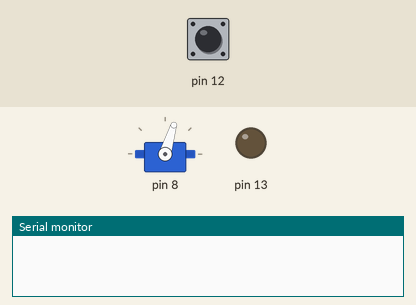
Recording of a sketch running on a simulated Arduino Uno, built with avr-gcc and run on an emulated ATmega328P. On the bench: servo, output pins drawn as LEDs (lit = HIGH), the last lines printed to the serial monitor. Inputs (shaded band) come from the test bench; at power-on: pin 12 HIGH.

Above: at 1.2 s.
1.3 s: pin 12 pulled LOW for 0.15 s
At 1.7 s:
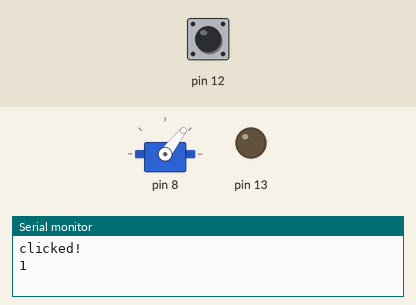
4.4 s: pin 12 pulled LOW for 1 s
At 4.81 s:
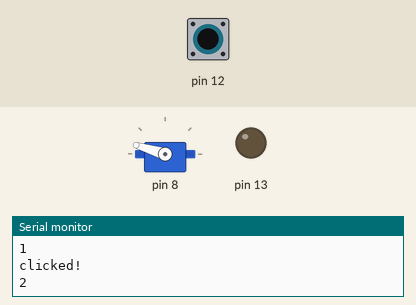
Timing chart, 0 to 13.4 s (numbered marks = the images above; inputs shaded):
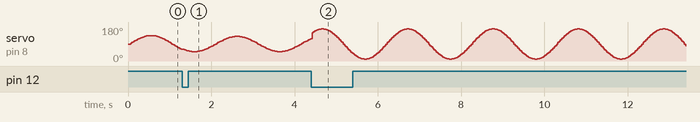

The sketch:

Unimod_test1.ino
```cpp
// (licence header left out)
#include <Servo.h>
#include <Oscillator.h>
#include "skymega.h"

const int T0 = 2000;
const int T1 = 1000;

//-- Sequence of movement for unimod
const int A[] = {0,  40, 80,  40,  40,  40,  40};
const int O[] = {0,  0,   0,   0,   0,   0,  40};
const int T[] = {T0, T0, T0,  T0,   T1, T0,  T0};

//-- Number of elements in the sequence
int seq_size = sizeof(A)/sizeof(int);
int seq = 0;  //-- Sequence counter

//-- Declare an oscillator
Oscillator osc;

void setup()
{
  //-- Attach the oscillator to the servo
  //-- For arduino, you can use the pin number instead of SERVO2 (for example 8)
  osc.attach(SERVO2);

  // The led is an output
  pinMode(LED, OUTPUT);

  //-- The button is an input
  pinMode(BUTTON, INPUT);
  //-- Activate the button pull-up resistor
  digitalWrite(BUTTON, HIGH);

  //-- Serial port is used for debuging
  Serial.begin(9600);

}

//-- This function returns true when the test button
//-- is pressed
bool button_clicked()
{

  static int button=1;
  static int oldbutton=1;

  //-- Save the previous button state
  oldbutton=button;

  // read the button
  button = digitalRead(BUTTON);

  //-- Detect a change in the button
  if (button!=oldbutton) {
    delay(20); //-- for debouncing
    if (button==PRESSED)
      return true;
  }

  return false;
}

//-- This function returns true when the time "time"
//-- has passed since the last call
bool timeout(long time)
{
  static long previousMillis = 0;
  static long currentMillis;

  //-- Read current time
  currentMillis = millis();

  //-- Check if the timeout has passed
  if(currentMillis - previousMillis > time) {
    previousMillis = currentMillis;

    return true;
  }

  return false;
}

//-- Led state
int ledState = OFF;

//-- Led blinking period, in ms
long period = 1000;

//-- The servo will oscillate with the
//-- default parameters
void loop()
{
  //-- Refresh the oscillator
  osc.refresh();

  if (button_clicked()) {
    Serial.println("clicked!");

    //-- Point to the next sequence
    seq = (seq + 1) % seq_size;
    Serial.println(seq, DEC);

    //-- Update the oscillator with the new sequence
    osc.SetO(O[seq]);
    osc.SetA(A[seq]);
    osc.SetT(T[seq]);
  }
}
```
